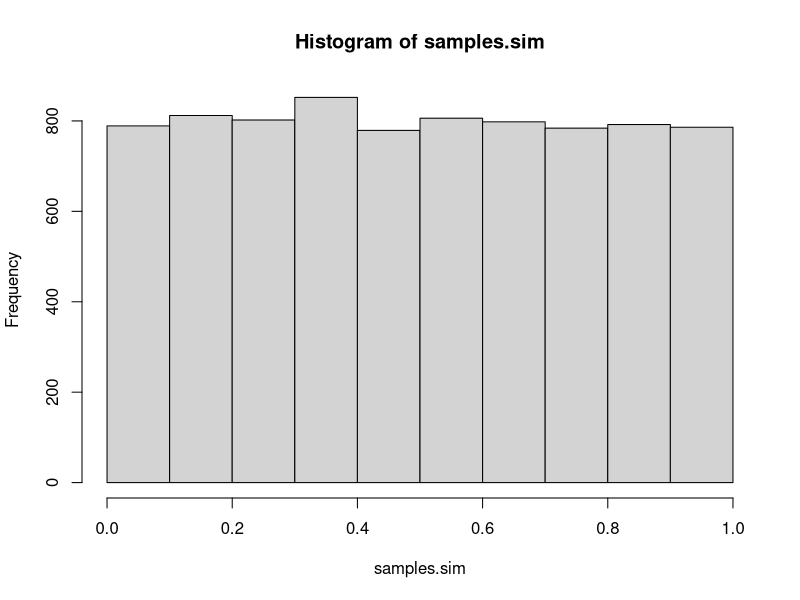

This chart was generated by the following R code: (Note: this script raises an error after producing the figure.)
#### Caitlin Esgana 
#### Stat 196 J
#### Norris

#### Homework 3: Matrices ####

## Problem 1 ##
# matrix of coefficients
D<- matrix(c(2,5,10,3,-1,-3,7,8,50), nrow= 3)
# vector of constants
b<- c(5,1.2,11)

## 1a ##
# determinant of matrix D
det.D<- det(D)
# create matrices with vector b in each column
Dx<- cbind(b,D[,2:3])
Dy<- cbind(D[,1],b,D[,3])
Dz<- cbind(D[,1:2],b)
# determinants of matrices with vector b in each column
det.Dx<- det(Dx)
det.Dy<- det(Dy)
det.Dz<- det(Dz)
# using Cramer's Rule, divide the determinants of Dx,Dy,and Dz 
# each by the determinant of D
x<- det.Dx/det.D
y<- det.Dy/det.D
z<- det.Dz/det.D

## 1b ##
# the inverse of matrix D matrix multiplied by vector b
solve(D)%*%b 
# Same solution as in part(a)

## 1c ##
# solutions x,y, and z are plugged back into the 3 original 
# equations
eq.1<- (2*x)+(3*y)+(7*z)
eq.2<- (5*x)-y+(8*z)
eq.3<- (10*x)-(3*y)+(50*z)

## 1d ##
# i #
# uses the apply function to find the sd of each column of 
# matrix D
col.sds<- apply(D,2,sd)
col.sds
# ii #
# creates a 3x3 matrix filled columnwise by values 2,4,6,...,18
E<- 2*matrix(1:9,nrow= 3, byrow= F )
# elementwise multiplication
D*E
# iii #
DE<- cbind(D,E)

## Problem 2 ##

## 2a ##
# creates 40000 uniform distributed samples in the interval (0,1)
samples.sim<- runif(8000, min= 0, max= 1)
# histogram of the samples
hist(samples.sim)
# stores the samples in a matrix column wise 
matrix.sim<- matrix(samples.sim, ncol= 2)

## 2b ##
# uses the apply function to find the sample mean of each row
row.means<- apply(matrix.sim,1,mean)
row.means

## 2c ##
# creates a histogram of the 4000 sample means
hist(sample.mean)
# The histogram is evenly distributed.

## 2d ##
# calculates the mean of the 4000 sample means
sample.mean<- mean(row.means)
sample.mean
# theoretic mean value
mean<- 0.5
# calculates the standard deviation of the 4000 sample means
sample.sd<- sd(row.means)
sample.sd
# theoretic standard deviation value
sd<- sqrt(1/12)
#Yes, the mean and standard deviation from the 4000 sample means
# are close to the theoretic values.

## 2e ##
samples.sim<- runif(120000,min= 0,max= 1)
matrix.sim<- matrix(samples.sim, ncol= 30)
row.means<- apply(matrix.sim,1,mean)
sample.mean<- mean(row.means)
sample.mean
sample.sd<- sd(row.means)
sample.sd
# It is still true.

## Problem 3 ##

## 3a ##
# creates a matrix with the first and seconds columns of 1s
X<- matrix(1, nrow=5,ncol= 2) 
# replaces column 2 with hw scores
X[,2]<- c(90,35,100,77,80)
# creates vector y containing final exam scores
y<- c(26,27,91,65,81)

## 3b ##
# matrix multiplication of the transpose of X and X
XTX<-t(X) %*% X

## 3c ##
# calculation that gives coefficients of the regression line
# (intercept,slope)
coeff<- solve(XTX) %*% (t(X) %*% y)

## 3d ##
# extracted the coefficients from the matrix coeff
intercept<- coeff[1,]
slope<- coeff[2,]
# scatterplot of the data
plot(x= X[,2],y= y,type="p")
# regression line
abline(a= intercept, b= slope)
